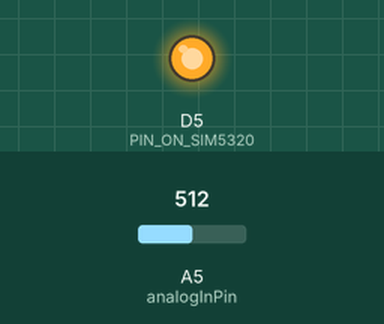
The sketch below on a simulated Arduino Zero (SAMD21). Shown: output pins drawn as LEDs (lit = HIGH). The test bench sets the inputs (shaded band); at power-on: A5 (analogInPin) = 512. What the sketch prints to the serial monitor is not drawn.

Above: at 0.1 s.
At 2.1 s:
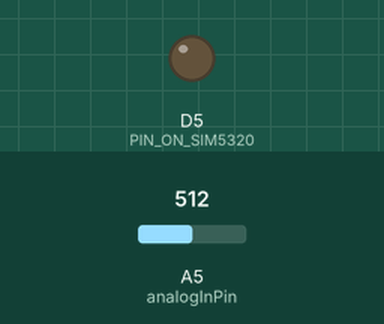
Timing chart, 0 to 3.6 s (numbered marks = the images above):
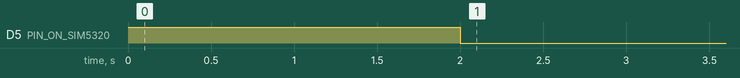

The sketch:

PH_UBIDOTS.ino
```cpp
/*
  PH_UBIDOTS.

  Receive the information of the pH sensor and then upload the data to the platform UBIDOTS.

  Check more documentation and examples in www.goblin2plus.io

  modified 31 August 2017.
  by Jorge Guillen, Antonio Reyes & Rafa Cortés.
  -GOBLIN 2 Plus TEAM. VERSE Technology.
*/

char    BUFFER_USART;                                                        // BUFFER RX
String  token ="xxxxxxxxxxxxxxxxxxxxxxxxxxxxxx";                             // TOKEN UBIDOTS
String  id    ="xxxxxxxxxxxxxxxxxxxxxxxxxxxxxx";                             // ID VARIABLE UBIDOTS

const int analogInPin = A5;                                                  // ADC SENSOR PH
int sensorValue = 0;
unsigned long int avgValue;

float b;
int buf[10],temp;

float pHVol;
float phValue;

void setup() {
  SerialUSB.begin(115200);        // (SERIAL - SIM),  (SERIAL1 -D0-D1)
  Serial.begin(115200);           // Initialize hardware serial port, pins 0/1
  pinMode(5, OUTPUT);             // PIN ON SIM5320
  SIM5320_ON();                   // ON SIM5320
  delay(10000);
  SETUP_SIM5320();                // START SIM5320
}


void loop() {
  ph();
  WEB();                           // SEND JSON UBIDOTS
  delay(8000);                     // SAMPLE TIME
  }

void IMP(){

 if (Serial.available()) {
      String toSend = "";
      while (Serial.available())  {
      toSend += (char)Serial.read();
                                  }
      SerialUSB.print(toSend);
                                  }
}

void WEB(){
  int LONG_JSON = 15;
  int SEND = 209;

  Serial.println("AT+CIPOPEN=0,\"TCP\",\"things.ubidots.com\",80");
  delay(5000);
  IMP();

  Serial.print("AT+CIPSEND=0,");
  delay(50);
  IMP();
  Serial.println(SEND);
  delay(600);
  IMP();
  Serial.print("POST /api/v1.6/variables/");
  delay(50);
  IMP();
  Serial.print(id);
  delay(50);
  Serial.println("/values  HTTP/1.1");
  delay(50);
  IMP();
  Serial.println("Content-Type: application/json");
  delay(50);
  IMP();
  Serial.print("Content-Length:");
  delay(50);
  IMP();
  Serial.println(LONG_JSON);
  delay(50);
  IMP();
  Serial.print("X-Auth-Token: ");
  delay(50);
  IMP();
  Serial.println(token);
  delay(50);
  IMP();
  Serial.println("Host: things.ubidots.com");
  delay(50);
  IMP();
  Serial.println("");
  IMP();
  Serial.print("{\"value\":");
  delay(10);
  IMP();
  Serial.print(phValue);                             // 22.50 it's static value (you can change)
  delay(50);
  IMP();
  Serial.println("}");
  delay(50);
  IMP();
  Serial.write(0x1A);
  delay(12000);
  IMP();
  Serial.println("AT+CIPCLOSE=0");
  delay(4000);
  IMP();

}

void SIM5320_ON()
{
  digitalWrite(5, HIGH);
  delay(2000);
  digitalWrite(5, LOW);
  delay(2000);
}

void SETUP_SIM5320()
{
  Serial.println("AT+CFUN=1");                      // SIM5320 WORKING WITH ALL THE FEATURES
  delay(250);
  IMP();
  Serial.println("AT+CNMP=2");                      // AUTOMATIC MODE
  delay(250);
  IMP();

  Serial.println("AT+CNBP=0x0000000004000000");     // 3G 850MHZ TELCEL 0x0000000004000000 hspda     2G 1900MHZ TELCEL AT+CNBP=0x0000000000200000 edge
  delay(500);
  IMP();
  Serial.println("AT+CSQ");                         // SIGNAL LEVEL
  delay(250);
  IMP();
  Serial.println("AT+CREG?");
  delay(250);
  IMP();
  Serial.println("AT+COPS?");
  delay(250);
  IMP();
  Serial.println("AT+CGSOCKCONT=1,\"IP\",\"internet.itelcel.com\"");
  delay(250);
  IMP();
  Serial.println("AT+CNSMOD?");                     // RED
  delay(250);
  IMP();
  Serial.println("AT+CSOCKSETPN=1");
  delay(250);
  IMP();
  Serial.println("AT+CIPMODE=0");
  delay(250);
  IMP();
  Serial.println("AT+CNBP?");
  delay(250);
  IMP();
  Serial.println("AT+NETOPEN");
  delay(8000);
  IMP();
  Serial.println("AT+IPADDR");                       // IP
  delay(500);
  IMP();
  Serial.println("AT+CGSN");                         // IMEI
  delay(500);
  IMP();
}

void ph() {
for(int i=0;i<10;i++)
 {
  buf[i]=analogRead(analogInPin);
  delay(10);
 }
 for(int i=0;i<9;i++)
 {
  for(int j=i+1;j<10;j++)
  {
   if(buf[i]>buf[j])
   {
    temp=buf[i];
    buf[i]=buf[j];
    buf[j]=temp;
   }
  }
 }
 avgValue=0;
 for(int i=2;i<8;i++)
 avgValue+=buf[i];

 pHVol=(float)avgValue*5.0/1024/6;
 phValue = -5.70 * pHVol + 30.34;


// Serial.print("sensor = ");
// Serial.println(phValue);
 delay(20);
}
```
